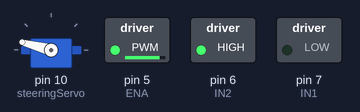
Simulated run of this sketch. Board: Arduino Nano, built with avr-gcc and run on an emulated ATmega328P. On the bench: servo, switched loads named in the sketch (green lamp = pin HIGH). What the sketch prints to the serial monitor is not drawn.

Above: at 0.05 s.
Timing chart, 0 to 3.0 s (numbered marks = the images above):
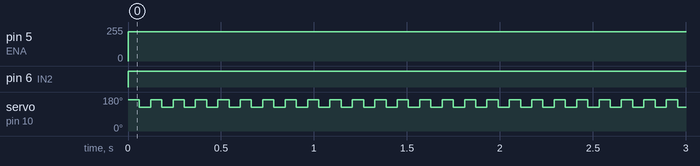

Measured:
- by itself, pin 5 (ENA): 0/255 → 220/255 at 0.00 s
- by itself, pin 6 (IN2): LOW → HIGH at 0.00 s
- by itself, servo on pin 10 (steeringServo): alternates 165° for 0.06 s and 125° for 0.06 s

The sketch:

trinity_slave.ino
```cpp
#include <Wire.h>
    #include <Servo.h>

    const int numSensors = 3; // 0=front,1=left,2=right
    int distances[numSensors];

    // Motor\ pins
    const int ENA = 5;  // PWM speed
    const int IN1 = 7;
    const int IN2 = 6;

    // Servo
    Servo steeringServo;

    const int SERVO_LEFT = 100;
    const int SERVO_CENTER = 50;
    const int SERVO_RIGHT = 0;

    // Speeds (0-255)
    const int speedF = 250;  // forward speed
    const int speedB = 130;  // backward speed
  const int speedT = 220;  // turning speed

    int currentSteeringAngle = SERVO_CENTER;  // track current servo angle

    void setup() {
      Serial.begin(9600);         // For debugging Nano receives data or not
      Wire.begin(8);              // I2C slave address
      Wire.onReceive(receiveEvent);

      pinMode(ENA, OUTPUT);
      pinMode(IN1, OUTPUT);
      pinMode(IN2, OUTPUT);

      steeringServo.attach(10);
      stopMotor();
      steeringServo.write(150);
    }
void loop() {
  // Debug print distances
  Serial.print("Front: "); Serial.print(distances[0]);
  Serial.print(", Right: "); Serial.print(distances[1]);
  Serial.print(", Left: "); Serial.println(distances[2]);

  int frontDist = distances[0];
  int leftDist  = distances[1];
  int rightDist = distances[2];

  if (frontDist > 0 && frontDist < 70) {
    // --- CORNER TURNING MODE ---
    if (leftDist > rightDist) {
      // Turn left
      steeringServo.write(180);       // Turn left
      forward(speedT);               // Keep motor running
      delay(800);                    // Stay turned for a while
    }
    else {
      // Turn right
      steeringServo.write(110);      // Turn right
      forward(speedT);               // Keep motor running
      delay(800);                    // Stay turned for a while
    }
  }


    if (leftDist < 30) {
      // Turn left
      steeringServo.write(165);       // Turn left
      forward(speedT);               // Keep motor running
      delay(60);                    // Stay turned for a while
    }

    if (rightDist <30) {
      // Turn left
      steeringServo.write(125);       // Turn left
      forward(speedT);               // Keep motor running
      delay(60);                    // Stay turned for a while
    }
    else{
              // Turn right
      steeringServo.write(150);      // Turn right
      forward(speedF);               // Keep motor running


    } }


    void receiveEvent(int howMany) {
      if (howMany < numSensors * 2) return;
      for (int i = 0; i < numSensors; i++) {
        int highByte = Wire.read();
        int lowByte = Wire.read();
        distances[i] = (highByte << 8) | lowByte;
      }
    }

    // Motor control functions
    void forward(int speed) {
      digitalWrite(IN1, LOW);
      digitalWrite(IN2, HIGH);
      analogWrite(ENA, speed);
    }

    void backward(int speed) {
      digitalWrite(IN1, HIGH);
      digitalWrite(IN2, LOW);
      analogWrite(ENA, speed);
    }

    void stopMotor() {
      digitalWrite(IN1, LOW);
      digitalWrite(IN2, LOW);
      analogWrite(ENA, 0);
    }
```
